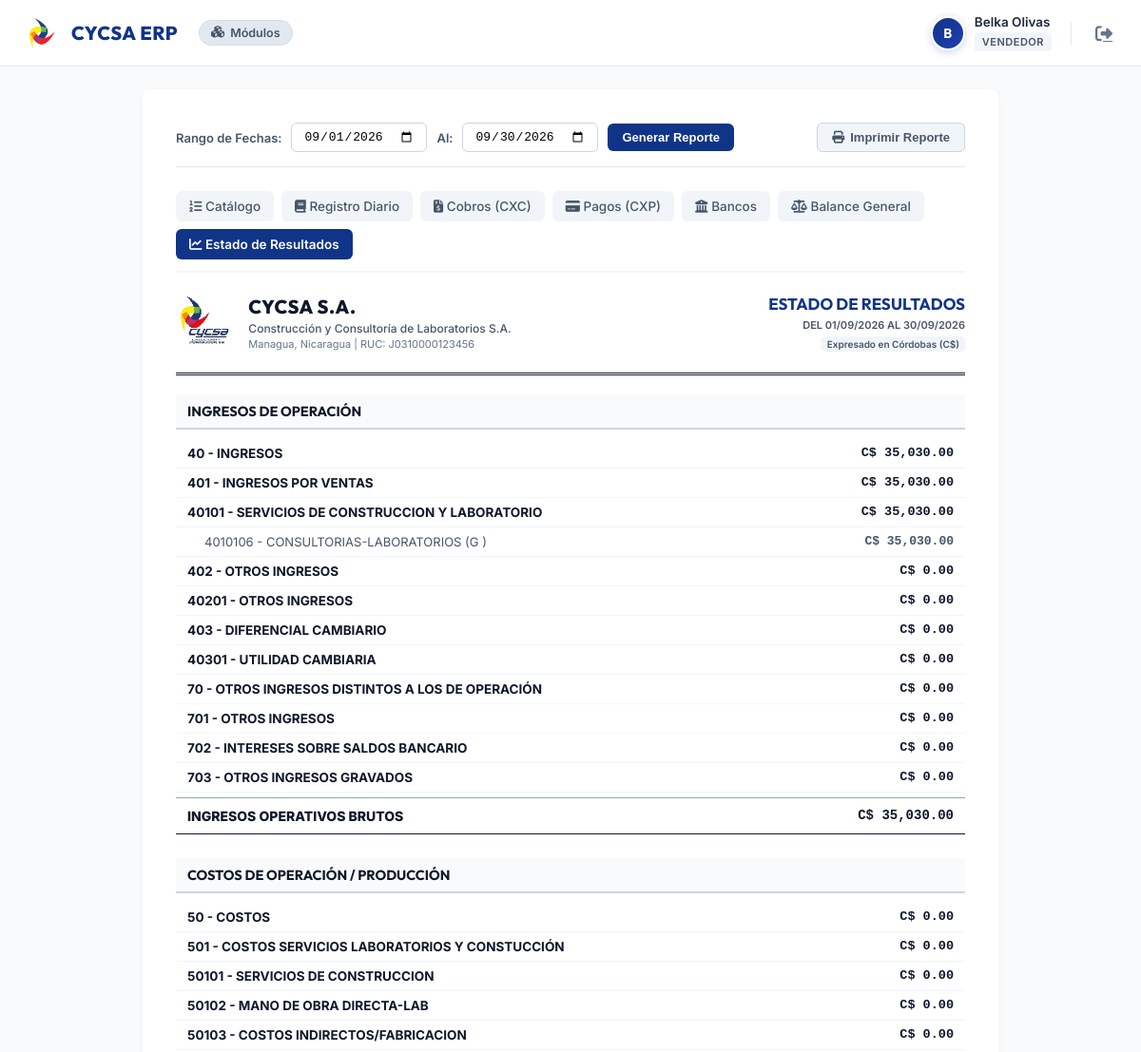
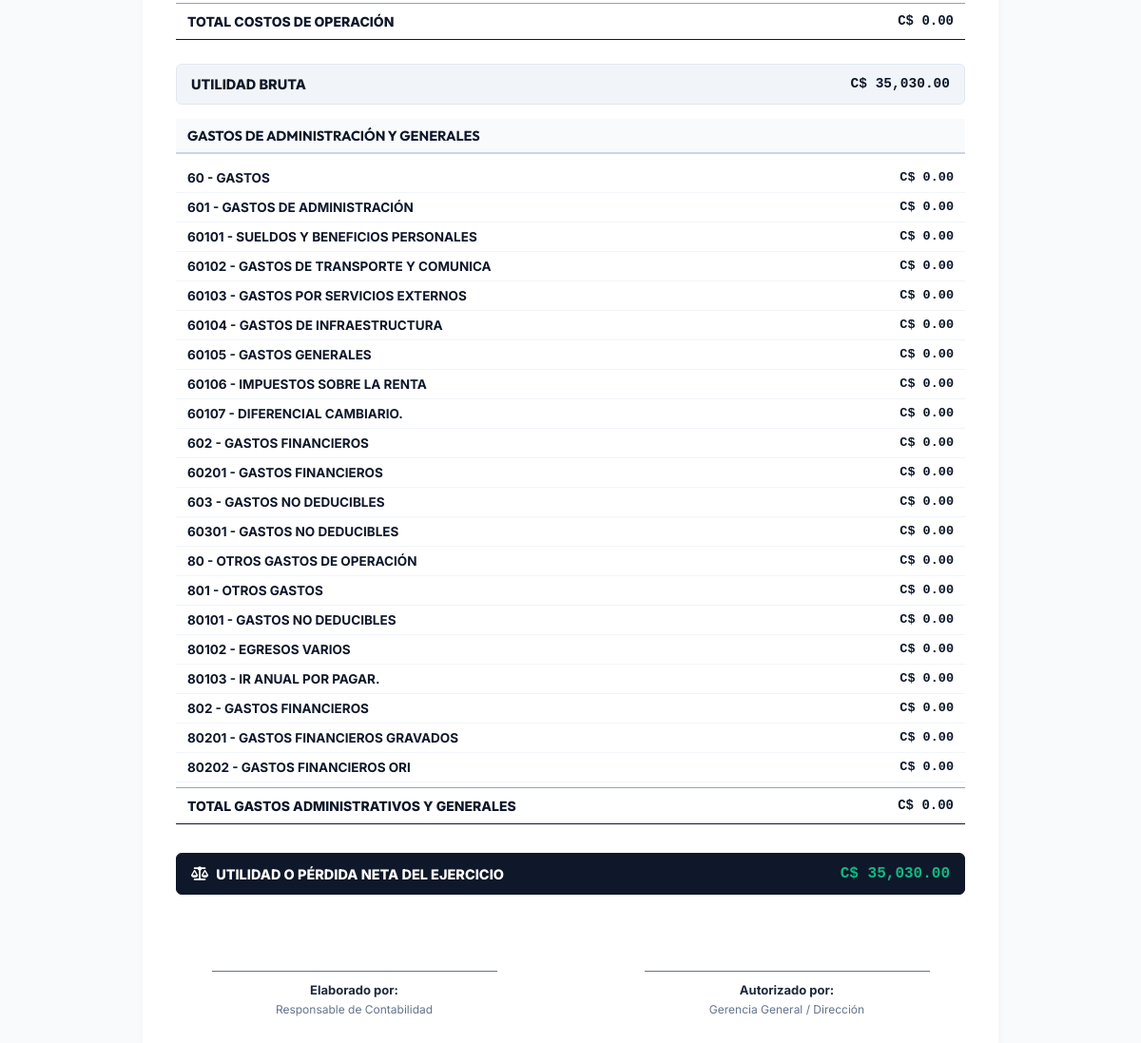
/publico/contabilidad/resultados (signed in), run on the app's committed database (2 pictures, top to bottom).
### tables this page shows
CREATE TABLE `cuentas_contables` (
  `id` int(11) NOT NULL AUTO_INCREMENT,
  `codigo` varchar(50) NOT NULL,
  `nombre` varchar(255) NOT NULL,
  `tipo` enum('MAYOR','DETALLE') NOT NULL,
  `categoria` enum('ACTIVO','PASIVO','CAPITAL','INGRESO','EGRESO') NOT NULL,
  `id_padre` int(11) DEFAULT NULL,
  `tipo_cuenta_detalle` varchar(255) DEFAULT NULL,
  `tipo_cuenta_mayor` varchar(255) DEFAULT NULL,
  `activo` tinyint(1) DEFAULT 1,
  `fecha_creacion` timestamp NOT NULL DEFAULT current_timestamp(),
  PRIMARY KEY (`id`),
  UNIQUE KEY `codigo` (`codigo`),
  KEY `fk_cuentas_padre` (`id_padre`),
  CONSTRAINT `fk_cuentas_padre` FOREIGN KEY (`id_padre`) REFERENCES `cuentas_contables` (`id`) ON DELETE SET NULL ON UPDATE CASCADE
);

### app/Modulos/Contabilidad/Vistas/resultados.php (the view, shortened to what the rows shown need)
<?php
$ingresos = [];
$costos = [];
$gastos = [];
foreach ($saldos as $s) {
    if ($s['saldo'] == 0 && $s['tipo'] === 'DETALLE') {
        continue;
    }
    $cat = $s['categoria'];
    $code = $s['codigo'];
    if ($cat === 'INGRESO') {
        $ingresos[] = $s;
    } elseif ($cat === 'EGRESO') {
        if (strpos($code, '5') === 0) {
            $costos[] = $s;
        } else {
            $gastos[] = $s;
        }
    }
}
?>
<div class="hoja-membretada" style="background: white; padding: 35px; border-radius: 8px; box-shadow: 0 2px 10px rgba(0,0,0,0.03); max-width: 900px; margin: 0 auto;">
    <div style="display: flex; justify-content: space-between; align-items: center; border-bottom: 3px double #0f172a; padding-bottom: 20px; margin-bottom: 20px;">
        <div style="display: flex; align-items: center; gap: 15px;">
            <div>
                <h1 style="margin: 0; font-family: 'Outfit', sans-serif; font-size: 20px; font-weight: 800; color: #0f172a; letter-spacing: 0.5px;">CYCSA S.A.</h1>
            </div>
        </div>
        <div style="text-align: right;">
            <h2 style="margin: 0; font-family: 'Outfit', sans-serif; font-size: 17px; font-weight: 700; color: var(--cycsa-azul);">ESTADO DE RESULTADOS</h2>
        </div>
    </div>
    <div class="seccion-resultados">
        <?php if (empty($ingresos)): ?>
            <p style="padding-left: 12px; color: #94a3b8; font-style: italic; font-size: 13px;">No hay ingresos registrados en este rango de fechas.</p>
        <?php else: ?>
            <?php foreach ($ingresos as $ing): ?>
                <div class="fila-cuenta <?= $ing['tipo'] === 'MAYOR' ? 'fila-cuenta-mayor' : 'fila-cuenta-detalle' ?>">
                    <span><?= htmlspecialchars($ing['codigo'] . ' - ' . $ing['nombre'], ENT_QUOTES, 'UTF-8') ?></span>
                    <span style="font-family: monospace; font-weight: 600;">C$ <?= number_format($ing['saldo'], 2) ?></span>
                </div>
            <?php endforeach; ?>
        <?php endif; ?>
    </div>
    <div class="seccion-resultados">
        <?php if (empty($costos)): ?>
            <p style="padding-left: 12px; color: #94a3b8; font-style: italic; font-size: 13px;">No hay costos de operación registrados.</p>
        <?php else: ?>
            <?php foreach ($costos as $cos): ?>
                <div class="fila-cuenta <?= $cos['tipo'] === 'MAYOR' ? 'fila-cuenta-mayor' : 'fila-cuenta-detalle' ?>">
                    <span><?= htmlspecialchars($cos['codigo'] . ' - ' . $cos['nombre'], ENT_QUOTES, 'UTF-8') ?></span>
                    <span style="font-family: monospace; font-weight: 600;">C$ <?= number_format($cos['saldo'], 2) ?></span>
                </div>
            <?php endforeach; ?>
        <?php endif; ?>
    </div>
    <div class="seccion-resultados">
        <?php if (empty($gastos)): ?>
            <p style="padding-left: 12px; color: #94a3b8; font-style: italic; font-size: 13px;">No hay gastos administrativos registrados.</p>
        <?php else: ?>
            <?php foreach ($gastos as $gas): ?>
                <div class="fila-cuenta <?= $gas['tipo'] === 'MAYOR' ? 'fila-cuenta-mayor' : 'fila-cuenta-detalle' ?>">
                    <span><?= htmlspecialchars($gas['codigo'] . ' - ' . $gas['nombre'], ENT_QUOTES, 'UTF-8') ?></span>
                    <span style="font-family: monospace; font-weight: 600;">C$ <?= number_format($gas['saldo'], 2) ?></span>
                </div>
            <?php endforeach; ?>
        <?php endif; ?>
    </div>
</div>

### data on the page
cuentas_contables: codigo+nombre "40 - INGRESOS", saldo "35,030.00"
cuentas_contables: codigo+nombre "401 - INGRESOS POR VENTAS", saldo "35,030.00"
cuentas_contables: codigo+nombre "40101 - SERVICIOS DE CONSTRUCCION Y LABORATORIO", saldo "35,030.00"
cuentas_contables: codigo+nombre "4010106 - CONSULTORIAS-LABORATORIOS (G )", saldo "35,030.00"
cuentas_contables: codigo+nombre "402 - OTROS INGRESOS", saldo "0.00"
cuentas_contables: codigo+nombre "40201 - OTROS INGRESOS", saldo "0.00"
cuentas_contables: codigo+nombre "403 - DIFERENCIAL CAMBIARIO", saldo "0.00"
cuentas_contables: codigo+nombre "40301 - UTILIDAD CAMBIARIA", saldo "0.00"
cuentas_contables: codigo+nombre "70 - OTROS INGRESOS DISTINTOS A LOS DE OPERACIÓN", saldo "0.00"
cuentas_contables: codigo+nombre "701 - OTROS INGRESOS", saldo "0.00"
cuentas_contables: codigo+nombre "702 - INTERESES SOBRE SALDOS BANCARIO", saldo "0.00"
cuentas_contables: codigo+nombre "703 - OTROS INGRESOS GRAVADOS", saldo "0.00"
cuentas_contables: codigo+nombre "50 - COSTOS", saldo "0.00"
cuentas_contables: codigo+nombre "501 - COSTOS SERVICIOS LABORATORIOS Y CONSTUCCIÓN", saldo "0.00"
cuentas_contables: codigo+nombre "50101 - SERVICIOS DE CONSTRUCCION", saldo "0.00"
cuentas_contables: codigo+nombre "50102 - MANO DE OBRA DIRECTA-LAB", saldo "0.00"
cuentas_contables: codigo+nombre "50103 - COSTOS INDIRECTOS/FABRICACION", saldo "0.00"
cuentas_contables: codigo+nombre "60 - GASTOS", saldo "0.00"
cuentas_contables: codigo+nombre "601 - GASTOS DE ADMINISTRACIÓN", saldo "0.00"
cuentas_contables: codigo+nombre "60101 - SUELDOS Y BENEFICIOS PERSONALES", saldo "0.00"
cuentas_contables: codigo+nombre "60102 - GASTOS DE TRANSPORTE Y COMUNICA", saldo "0.00"
cuentas_contables: codigo+nombre "60103 - GASTOS POR SERVICIOS EXTERNOS", saldo "0.00"
cuentas_contables: codigo+nombre "60201 - GASTOS FINANCIEROS", saldo "0.00"
cuentas_contables: codigo+nombre "60301 - GASTOS NO DEDUCIBLES", saldo "0.00"
cuentas_contables: codigo+nombre "801 - OTROS GASTOS", saldo "0.00"
cuentas_contables: codigo+nombre "80101 - GASTOS NO DEDUCIBLES", saldo "0.00"
cuentas_contables: codigo+nombre "80102 - EGRESOS VARIOS", saldo "0.00"
cuentas_contables: codigo+nombre "80103 - IR ANUAL POR PAGAR.", saldo "0.00"
cuentas_contables: codigo+nombre "802 - GASTOS FINANCIEROS", saldo "0.00"
cuentas_contables: codigo+nombre "80201 - GASTOS FINANCIEROS GRAVADOS", saldo "0.00"
cuentas_contables: codigo+nombre "80202 - GASTOS FINANCIEROS ORI", saldo "0.00"

### other printed values
substr($_SESSION['usuario_nombre'] ?? 'U', 0, 1) "B"
$_SESSION['usuario_nombre'] "Belka Olivas"
date('d/m/Y', strtotime($fechaDesde)) "01/09/2026"
date('d/m/Y', strtotime($fechaHasta)) "30/09/2026"
$totalIngresos "35,030.00"
$totalCostos "0.00"
$utilidadBruta "35,030.00"
$gas['codigo'] . ' - ' . $gas['nombre'] "60104 - GASTOS DE INFRAESTRUCTURA"
$gas['saldo'] "0.00"
$gas['codigo'] . ' - ' . $gas['nombre'] "60105 - GASTOS GENERALES"
$gas['codigo'] . ' - ' . $gas['nombre'] "60106 - IMPUESTOS SOBRE LA RENTA"
$gas['codigo'] . ' - ' . $gas['nombre'] "60107 - DIFERENCIAL CAMBIARIO."
$gas['codigo'] . ' - ' . $gas['nombre'] "602 - GASTOS FINANCIEROS"
$gas['codigo'] . ' - ' . $gas['nombre'] "603 - GASTOS NO DEDUCIBLES"
$gas['codigo'] . ' - ' . $gas['nombre'] "80 - OTROS GASTOS DE OPERACIÓN"
